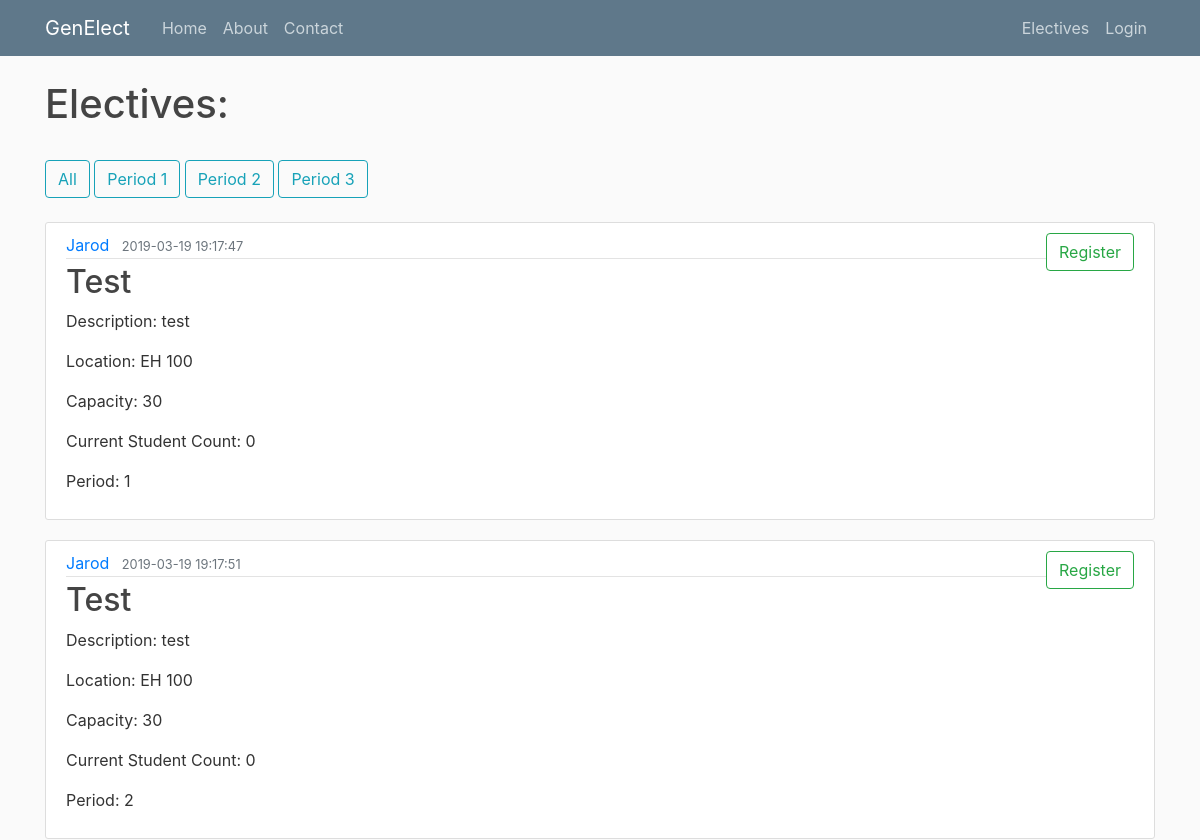
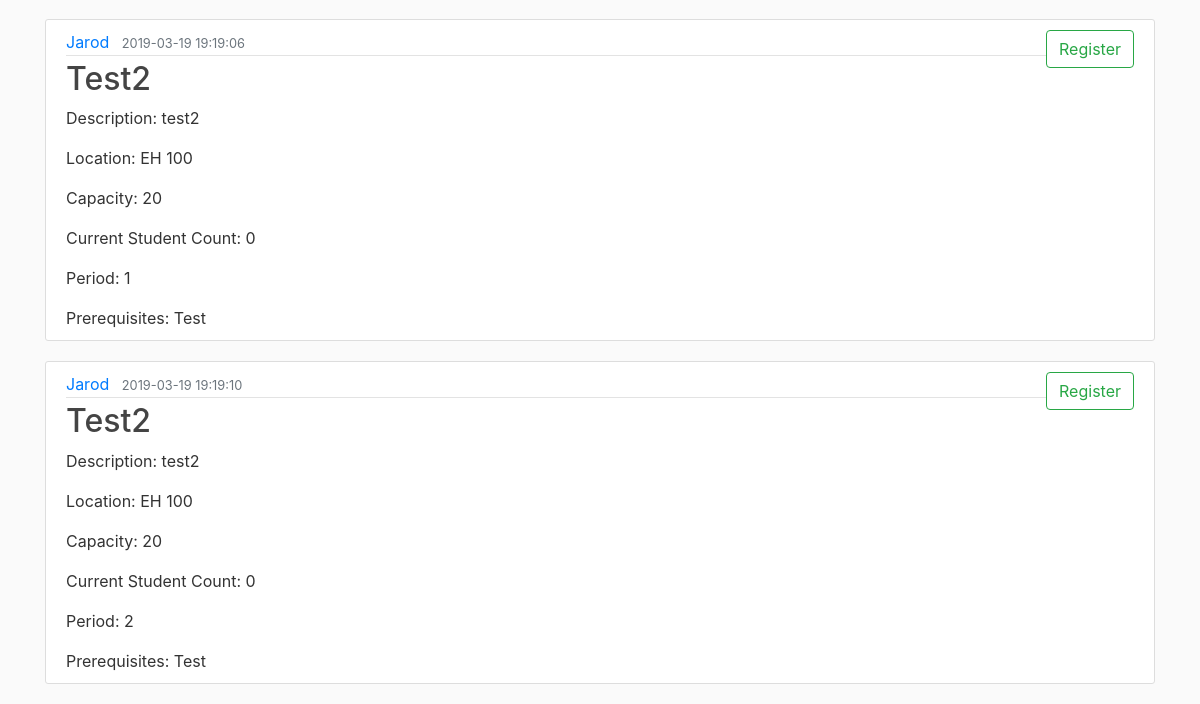
/offerings, run on an earlier commit of the app's database (2 pictures, top to bottom).
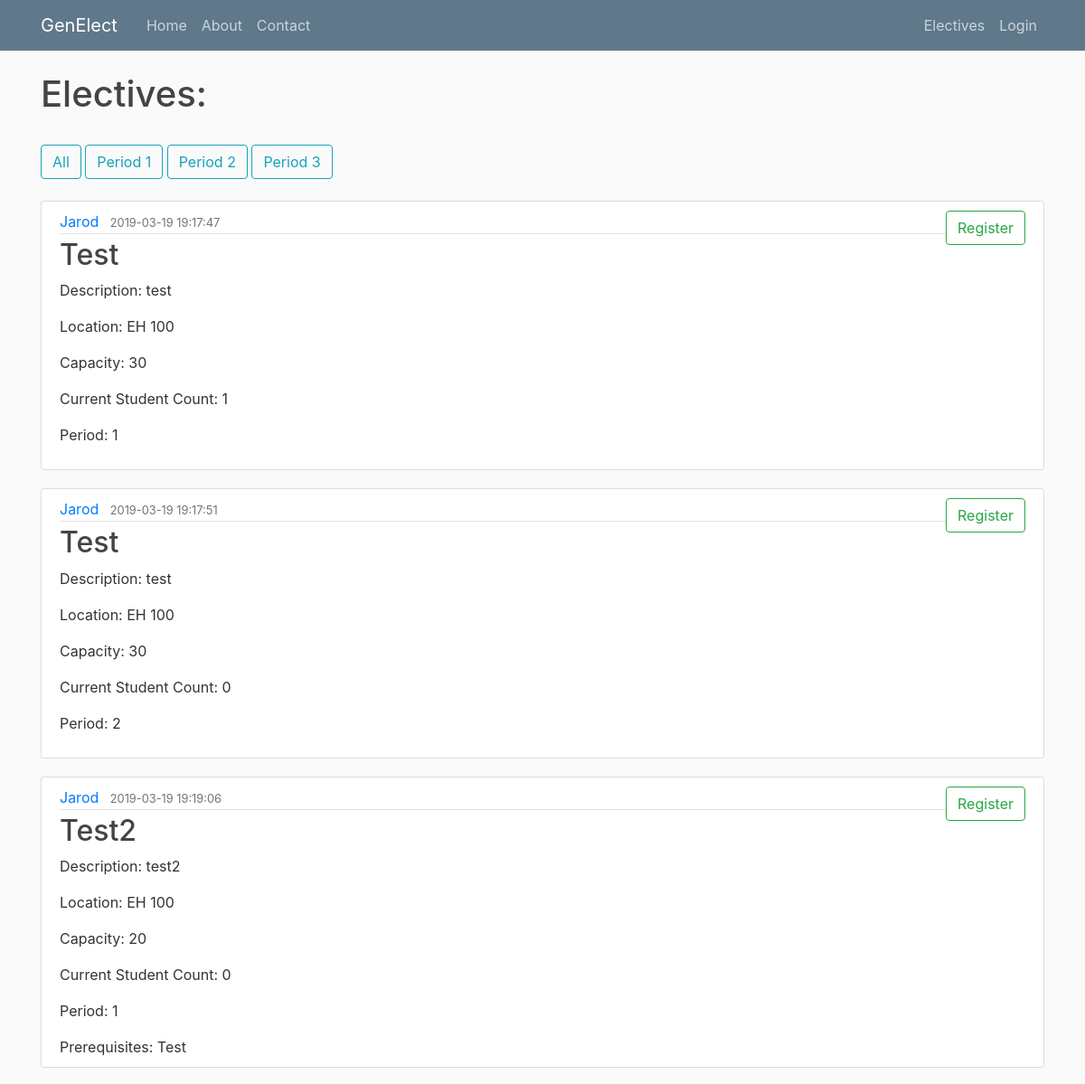
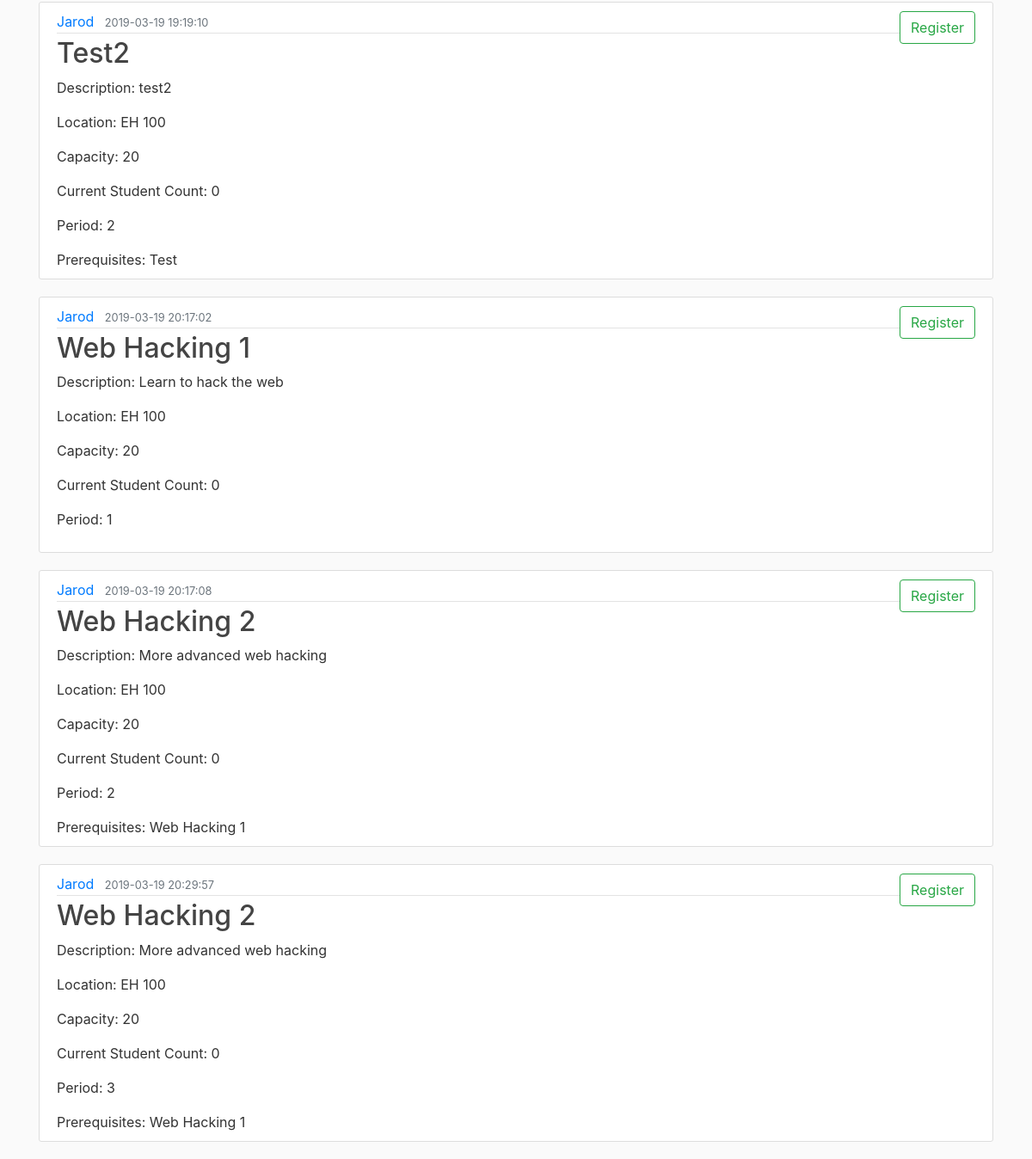
And on a later commit of the database (2 pictures, top to bottom).
### genElect/models.py (models this page shows)
class Base(db.Model):
    __abstract__ = True
    id = db.Column(db.Integer, primary_key=True, autoincrement=True)
    date_created = db.Column(db.DateTime, default=db.func.current_timestamp())
    date_modified = db.Column(db.DateTime, default=db.func.current_timestamp(),
            onupdate=db.func.current_timestamp())

class Offerings(Base):
    __tablename__ = 'offerings'
    day = db.Column(db.Date)
    period_start = db.Column(db.Integer)
    period_length = db.Column(db.Integer)
    building = db.Column(db.String(100))
    room = db.Column(db.String(100))
    instructor = db.Column(db.String(100))
    current_count = db.Column(db.Integer)
    capacity = db.Column(db.Integer)
    elective_id = db.Column(db.Integer, db.ForeignKey('electives.id'), nullable=False)
    registrations = db.relationship('Registrations', backref='offering', lazy=True)

class Electives(Base):
    __tablename__ = 'electives'
    name = db.Column(db.String(100))
    description = db.Column(db.String(500))
    prerequisites = db.relationship('Prerequisites', backref='elective', lazy=True)
    offerings = db.relationship('Offerings', backref='elective', lazy=True)
    completed_users = db.relationship('Completions', backref='elective', lazy=True)
    can_retake = db.Column(db.Boolean)

### genElect/__init__.py (the view)
@app.route("/electives") #FOR STUDENT USE
@app.route("/offerings") #FOR STUDENT USE
def electives():
    period = request.args.get('period')
    if period:
        offerings = Offerings.query.filter_by(period_start=period)
    else:
        offerings = Offerings.query.all()
    registered = [] #build out list of registered offerings
    if current_user.is_authenticated:
        registrations = current_user.registrations
        for registration in registrations:
            registered.append(registration.offering)
    return render_template('studentelectives.html', offerings=offerings, registered=registered, Electives=Electives)

### genElect/templates/studentelectives.html
{% extends "layout.html" %}
{% block content %}
    <h1>Electives:</h1>
    <br>
    <button type="button" onclick="window.location.href = '/electives'" class="btn btn-outline-info">All</button>
    <button type="button" onclick="window.location.href = '/electives?period=1'" class="btn btn-outline-info">Period 1</button>
    <button type="button" onclick="window.location.href = '/electives?period=2'" class="btn btn-outline-info">Period 2</button>
    <button type="button" onclick="window.location.href = '/electives?period=3'" class="btn btn-outline-info">Period 3</button>
    <br><br>
    {% for offering in offerings %}
        <article class="media content-section">
          <div class="media-body">
            <div class="article-metadata">
              <a class="mr-2" href="#">{{offering.instructor}}</a>
              <small class="text-muted">{{ offering.date_created }}</small>
            </div>
            <h2><a class="article-title" href="#">{{ offering.elective.name }}</a></h2>
            <p class="article-content">Description: {{ offering.elective.description }}</p>
            <p class="article-content">Location: {{ offering.building }} {{ offering.room }}</p>
            <p class="article-content">Capacity: {{ offering.capacity }}</p>
            <p class="article-content">Current Student Count: {{ offering.current_count }}</p>
            <p class="article-content">Period: {{ offering.period_start }}</p>
            {% if offering.elective.prerequisites %}
              <span class="article-content">Prerequisites:</span>
              {% for prereq in offering.elective.prerequisites %}
                {{ Electives.query.filter_by(id=prereq.prerequisite_elective_id).first().name }}
              {% endfor %}
            {% endif %}
          </div>
          <div class="form-group">
            {% if offering in registered %}
              <button type="button" onclick="window.location.href = '/drop/{{offering.id}}'" class="btn btn-outline-danger">Drop</button>
            {% else %}
              <button type="button" onclick="window.location.href = '/register/{{offering.id}}'" class="btn btn-outline-success">Register</button>
            {% endif %}
        </div>
        </article>
    {% endfor %}
{% endblock content %}

What changed in the data, as far as the page shows it:
changed Offerings (number 1 of 7 on the later page): current_count "0" → "1"
added Offerings: instructor "Jarod", date_created "2019-03-19 20:17:02", elective.name "Web Hacking 1", elective.description "Learn to hack the web", building "EH", room "100", capacity "20", current_count "0", period_start "1"
added Offerings: instructor "Jarod", date_created "2019-03-19 20:17:08", elective.name "Web Hacking 2", elective.description "More advanced web hacking", building "EH", room "100", capacity "20", current_count "0", period_start "2"
added Electives: query.filter_by "Web Hacking 1"
added Offerings: instructor "Jarod", date_created "2019-03-19 20:29:57", elective.name "Web Hacking 2", elective.description "More advanced web hacking", building "EH", room "100", capacity "20", current_count "0", period_start "3"
